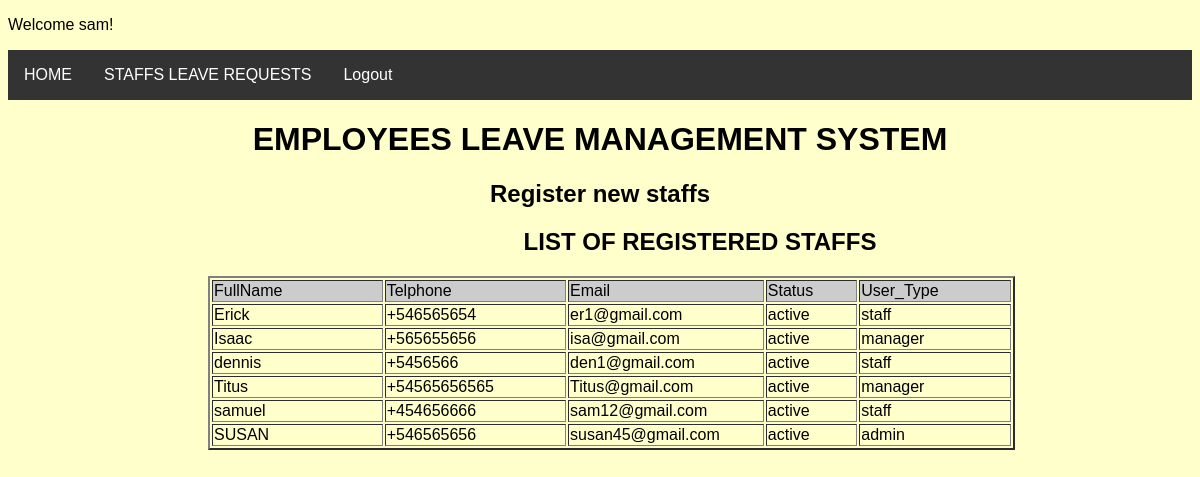
The app's page /stafflist.php (signed in) with its own data.
### tables this page shows
CREATE TABLE IF NOT EXISTS `users` (
  `UserID` int(11) NOT NULL AUTO_INCREMENT,
  `FullName` varchar(100) NOT NULL,
  `Telphone` varchar(40) NOT NULL,
  `Email` varchar(40) NOT NULL,
  `Status` varchar(40) NOT NULL,
  `User_Type` varchar(40) NOT NULL,
  `Usernames` varchar(40) NOT NULL,
  `Passwords` varchar(40) NOT NULL,
  `LeaveBalance` int(20) NOT NULL,
  PRIMARY KEY (`UserID`)
);

### stafflist.php (the view, shortened to what this page needs)
<?php
include_once("db.php");
$result = mysqli_query($con, "SELECT * FROM users ORDER BY UserID DESC");
?>
<!DOCTYPE html>
<html>
<head>
<link href="style.css" rel="stylesheet">
</head>
<body>
<p align="left">Welcome <?php echo $_SESSION['Usernames']; ?>!</p>
<ul>
  <li><a href="managers.php">HOME</a></li>
  <li><a href="approveleave.php">STAFFS LEAVE REQUESTS</a></li>
  <li><a href="logout.php">Logout</a></li>
</ul>
<div>
<h1 align="center">EMPLOYEES LEAVE  MANAGEMENT SYSTEM</h1>
<h2 align="center">Register new staffs</h2>
<div id="form" style="padding-left:200px">
		<h2 align="center">LIST OF REGISTERED STAFFS</h2>
<table width='82%' border=2>
        <tr bgcolor='#CCCCCC'>
            <td width="7%">FullName</td>
            <td width="5%">Telphone</td>
            <td width="3%">Email</td>
			<td width="3%">Status</td>
			<td width="5%">User_Type</td>
        </tr>
        <?php
        while($res = mysqli_fetch_array($result)) {
            echo "<tr>";
            echo "<td>".$res['FullName']."</td>";
            echo "<td>".$res['Telphone']."</td>";
            echo "<td>".$res['Email']."</td>";
			echo "<td>".$res['Status']."</td>";
            echo "<td>".$res['User_Type']."</td>";
        }
        ?>
  </table>
  </div>
</div>
</body>
</html>

### style.css (style rules this page uses)
body { font-family:Arial, Sans-Serif; }
#form { background: none; width: auto; height: auto; }
ul { list-style-type: none; margin: 0; padding: 0; overflow: hidden; background-color: #333333; }
li { float: left; }
li a { display: block; color: white; text-align: center; padding: 16px; text-decoration: none; }
body { background-image: url("https://www.creativefabrica.com/wp-content/uploads/2020/05/08/Abstract-Website-Background-with-Squares-Graphics-4067055-1.jpg") !important; }

### stafflist.php (style rules this page uses)
body { background-color:#FFFFCC; }
ul { list-style-type: none; margin: 0; padding: 0; overflow: hidden; background-color: #333333; }
li { float: left; }
li a { display: block; color: white; text-align: center; padding: 16px; text-decoration: none; }

### records on screen
users: FullName "Erick", Telphone "+546565654", Email "er1@gmail.com", Status "active", User_Type "staff"
users: FullName "Isaac", Telphone "+565655656", Email "isa@gmail.com", Status "active", User_Type "manager"
users: FullName "dennis", Telphone "+5456566", Email "den1@gmail.com", Status "active", User_Type "staff"
users: FullName "Titus", Telphone "+54565656565", Email "Titus@gmail.com", Status "active", User_Type "manager"
users: FullName "samuel", Telphone "+454656666", Email "sam12@gmail.com", Status "active", User_Type "staff"
users: FullName "SUSAN", Telphone "+546565656", Email "susan45@gmail.com", Status "active", User_Type "admin"

### other values on screen
$_SESSION['Usernames'] "sam"
